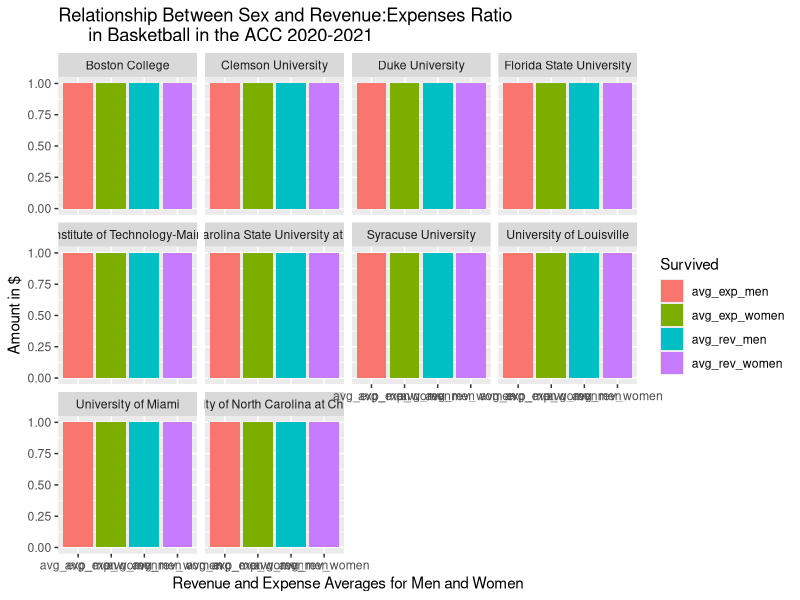

R code for this plot:
## ---- chunk 1
#| label: load-pkgs

library(tidyverse)
## ---- chunk 2
#| label: data

basketball <- read.csv("data/ACC_Basketball_2020_2021.csv")
## ---- chunk 3
#| label: calculate-2020-2021-averages

mens_bball_sum_stats <- basketball |>
  group_by(Institution.Name) |>
  summarise(avg_rev_men = mean(Revenues.Men.s.Team), 
            avg_exp_men = mean(Expenses.Men.s.Team)) 

womens_bball_sum_stats <- basketball |>
  group_by(Institution.Name) |>
  summarise(avg_rev_women = mean(Revenues.Women.s.Team),
            avg_exp_women = mean(Expenses.Women.s.Team)) 

bball_sum_stats <- mens_bball_sum_stats |>
  left_join(womens_bball_sum_stats) 


bball_sum_stats <- bball_sum_stats |>
pivot_longer(
  cols = avg_rev_men:avg_exp_women,
  names_to = "Stats",
  values_to = c("Values"))
## ---- chunk 4
#| label: faceted-bar-graph-revenues

bball_sum_stats |>
  ggplot(
   aes(x = Stats, fill = Stats)) +
    geom_bar() +
    facet_wrap("Institution.Name") +
    labs(
      title = "Relationship Between Sex and Revenue:Expenses Ratio
      in Basketball in the ACC 2020-2021",
      x = "Revenue and Expense Averages for Men and Women",
      y = "Amount in $", 
      fill = "Survived")
    

## ---- chunk 5
#| label: revenue-facet

## ---- chunk 6
#| label: expense-facet

